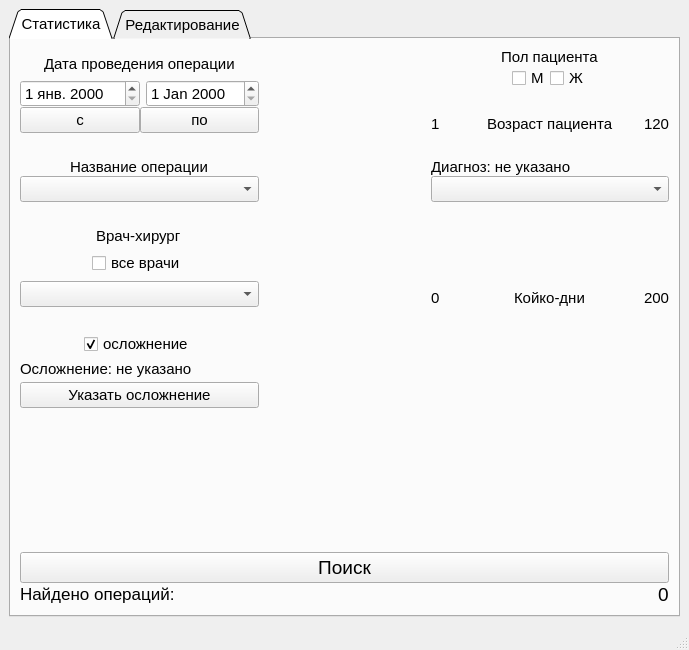
<?xml version="1.0" encoding="UTF-8"?>
<ui version="4.0">
 <class>MainWindow</class>
 <widget class="QMainWindow" name="MainWindow">
  <property name="geometry">
   <rect>
    <x>0</x>
    <y>0</y>
    <width>689</width>
    <height>650</height>
   </rect>
  </property>
  <property name="font">
   <font>
    <pointsize>12</pointsize>
    <italic>false</italic>
   </font>
  </property>
  <property name="windowTitle">
   <string>MainWindow</string>
  </property>
  <property name="styleSheet">
   <string notr="true"/>
  </property>
  <widget class="QWidget" name="centralwidget">
   <layout class="QVBoxLayout" name="verticalLayout_16">
    <item>
     <widget class="QTabWidget" name="tabWidget">
      <property name="font">
       <font>
        <pointsize>11</pointsize>
        <italic>false</italic>
       </font>
      </property>
      <property name="tabPosition">
       <enum>QTabWidget::North</enum>
      </property>
      <property name="tabShape">
       <enum>QTabWidget::Triangular</enum>
      </property>
      <property name="currentIndex">
       <number>0</number>
      </property>
      <property name="elideMode">
       <enum>Qt::ElideNone</enum>
      </property>
      <widget class="QWidget" name="tab_5">
       <attribute name="title">
        <string>Статистика</string>
       </attribute>
       <layout class="QHBoxLayout" name="horizontalLayout_14">
        <item>
         <layout class="QGridLayout" name="gridLayout">
          <property name="verticalSpacing">
           <number>25</number>
          </property>
          <item row="2" column="2">
           <layout class="QVBoxLayout" name="verticalLayout_9">
            <item>
             <layout class="QHBoxLayout" name="horizontalLayout_7">
              <property name="spacing">
               <number>6</number>
              </property>
              <property name="sizeConstraint">
               <enum>QLayout::SetDefaultConstraint</enum>
              </property>
              <property name="leftMargin">
               <number>0</number>
              </property>
              <property name="rightMargin">
               <number>0</number>
              </property>
              <item alignment="Qt::AlignLeft">
               <widget class="QLabel" name="label_diagnosis">
                <property name="sizePolicy">
                 <sizepolicy hsizetype="Minimum" vsizetype="Minimum">
                  <horstretch>0</horstretch>
                  <verstretch>0</verstretch>
                 </sizepolicy>
                </property>
                <property name="text">
                 <string>Диагноз: не указано</string>
                </property>
               </widget>
              </item>
             </layout>
            </item>
            <item>
             <widget class="QComboBox" name="comboBox_diagnosis"/>
            </item>
           </layout>
          </item>
          <item row="1" column="2">
           <layout class="QVBoxLayout" name="verticalLayout_8">
            <item>
             <layout class="QHBoxLayout" name="horizontalLayout_5">
              <item>
               <widget class="QLabel" name="label_age_from">
                <property name="text">
                 <string>1</string>
                </property>
               </widget>
              </item>
              <item>
               <widget class="QLabel" name="label_age">
                <property name="autoFillBackground">
                 <bool>false</bool>
                </property>
                <property name="text">
                 <string>Возраст пациента</string>
                </property>
                <property name="scaledContents">
                 <bool>false</bool>
                </property>
               </widget>
              </item>
              <item alignment="Qt::AlignRight">
               <widget class="QLabel" name="label_age_to">
                <property name="text">
                 <string>120</string>
                </property>
               </widget>
              </item>
             </layout>
            </item>
           </layout>
          </item>
          <item row="0" column="2">
           <layout class="QVBoxLayout" name="verticalLayout_6">
            <item alignment="Qt::AlignHCenter">
             <widget class="QLabel" name="label_gender">
              <property name="font">
               <font>
                <pointsize>11</pointsize>
                <italic>false</italic>
               </font>
              </property>
              <property name="text">
               <string>Пол пациента</string>
              </property>
             </widget>
            </item>
            <item>
             <layout class="QHBoxLayout" name="horizontalLayout_4">
              <item alignment="Qt::AlignRight">
               <widget class="QCheckBox" name="checkBox_male">
                <property name="font">
                 <font>
                  <pointsize>11</pointsize>
                  <italic>false</italic>
                 </font>
                </property>
                <property name="text">
                 <string>М</string>
                </property>
               </widget>
              </item>
              <item alignment="Qt::AlignLeft">
               <widget class="QCheckBox" name="checkBox_female">
                <property name="font">
                 <font>
                  <pointsize>11</pointsize>
                  <italic>false</italic>
                 </font>
                </property>
                <property name="text">
                 <string>Ж</string>
                </property>
               </widget>
              </item>
             </layout>
            </item>
           </layout>
          </item>
          <item row="2" column="0">
           <layout class="QVBoxLayout" name="verticalLayout_3">
            <item alignment="Qt::AlignHCenter">
             <widget class="QLabel" name="label_op_name">
              <property name="text">
               <string>Название операции</string>
              </property>
             </widget>
            </item>
            <item>
             <widget class="QComboBox" name="comboBox_op_names"/>
            </item>
           </layout>
          </item>
          <item row="0" column="0" rowspan="2">
           <layout class="QVBoxLayout" name="verticalLayout_2" stretch="0,0">
            <property name="bottomMargin">
             <number>0</number>
            </property>
            <item alignment="Qt::AlignHCenter">
             <widget class="QLabel" name="label_date">
              <property name="font">
               <font>
                <family>Ubuntu</family>
                <pointsize>11</pointsize>
                <italic>false</italic>
               </font>
              </property>
              <property name="autoFillBackground">
               <bool>false</bool>
              </property>
              <property name="text">
               <string>Дата проведения операции</string>
              </property>
             </widget>
            </item>
            <item>
             <layout class="QVBoxLayout" name="verticalLayout">
              <item>
               <layout class="QHBoxLayout" name="horizontalLayout">
                <property name="spacing">
                 <number>6</number>
                </property>
                <item>
                 <widget class="QDateEdit" name="dateEdit_from">
                  <property name="locale">
                   <locale language="Russian" country="Belarus"/>
                  </property>
                 </widget>
                </item>
                <item>
                 <widget class="QDateEdit" name="dateEdit_to"/>
                </item>
               </layout>
              </item>
              <item>
               <layout class="QHBoxLayout" name="horizontalLayout_2">
                <item>
                 <widget class="QPushButton" name="pushButton_from">
                  <property name="text">
                   <string>с</string>
                  </property>
                 </widget>
                </item>
                <item>
                 <widget class="QPushButton" name="pushButton_to">
                  <property name="text">
                   <string>по</string>
                  </property>
                 </widget>
                </item>
               </layout>
              </item>
             </layout>
            </item>
           </layout>
          </item>
          <item row="2" column="1">
           <spacer name="horizontalSpacer">
            <property name="orientation">
             <enum>Qt::Horizontal</enum>
            </property>
            <property name="sizeType">
             <enum>QSizePolicy::Fixed</enum>
            </property>
            <property name="sizeHint" stdset="0">
             <size>
              <width>160</width>
              <height>20</height>
             </size>
            </property>
           </spacer>
          </item>
          <item row="3" column="2">
           <layout class="QVBoxLayout" name="verticalLayout_4">
            <property name="spacing">
             <number>10</number>
            </property>
            <item>
             <layout class="QHBoxLayout" name="horizontalLayout_3">
              <property name="spacing">
               <number>0</number>
              </property>
              <item alignment="Qt::AlignLeft|Qt::AlignBottom">
               <widget class="QLabel" name="label_days_from">
                <property name="font">
                 <font>
                  <pointsize>11</pointsize>
                  <italic>false</italic>
                 </font>
                </property>
                <property name="text">
                 <string>0</string>
                </property>
               </widget>
              </item>
              <item alignment="Qt::AlignHCenter|Qt::AlignBottom">
               <widget class="QLabel" name="label_rec_days">
                <property name="font">
                 <font>
                  <pointsize>11</pointsize>
                  <italic>false</italic>
                 </font>
                </property>
                <property name="text">
                 <string>Койко-дни</string>
                </property>
               </widget>
              </item>
              <item alignment="Qt::AlignRight|Qt::AlignBottom">
               <widget class="QLabel" name="label_days_to">
                <property name="font">
                 <font>
                  <pointsize>11</pointsize>
                  <italic>false</italic>
                 </font>
                </property>
                <property name="text">
                 <string>200</string>
                </property>
               </widget>
              </item>
             </layout>
            </item>
           </layout>
          </item>
          <item row="6" column="0" colspan="3">
           <layout class="QVBoxLayout" name="verticalLayout_10">
            <property name="spacing">
             <number>0</number>
            </property>
            <item>
             <widget class="QPushButton" name="pushButton_search_op">
              <property name="sizePolicy">
               <sizepolicy hsizetype="Minimum" vsizetype="Preferred">
                <horstretch>0</horstretch>
                <verstretch>0</verstretch>
               </sizepolicy>
              </property>
              <property name="font">
               <font>
                <pointsize>14</pointsize>
                <italic>false</italic>
               </font>
              </property>
              <property name="styleSheet">
               <string notr="true"/>
              </property>
              <property name="text">
               <string>Поиск</string>
              </property>
             </widget>
            </item>
            <item>
             <layout class="QHBoxLayout" name="horizontalLayout_9">
              <item alignment="Qt::AlignLeft">
               <widget class="QLabel" name="label_2">
                <property name="sizePolicy">
                 <sizepolicy hsizetype="Minimum" vsizetype="Fixed">
                  <horstretch>0</horstretch>
                  <verstretch>0</verstretch>
                 </sizepolicy>
                </property>
                <property name="font">
                 <font>
                  <pointsize>13</pointsize>
                  <italic>false</italic>
                 </font>
                </property>
                <property name="text">
                 <string>Найдено операций:</string>
                </property>
               </widget>
              </item>
              <item>
               <widget class="QLabel" name="label_4">
                <property name="sizePolicy">
                 <sizepolicy hsizetype="Fixed" vsizetype="Preferred">
                  <horstretch>0</horstretch>
                  <verstretch>0</verstretch>
                 </sizepolicy>
                </property>
                <property name="font">
                 <font>
                  <family>Ubuntu</family>
                  <pointsize>14</pointsize>
                  <weight>50</weight>
                  <italic>false</italic>
                  <bold>false</bold>
                 </font>
                </property>
                <property name="text">
                 <string>0</string>
                </property>
               </widget>
              </item>
             </layout>
            </item>
           </layout>
          </item>
          <item row="5" column="1">
           <spacer name="verticalSpacer">
            <property name="orientation">
             <enum>Qt::Vertical</enum>
            </property>
            <property name="sizeHint" stdset="0">
             <size>
              <width>20</width>
              <height>40</height>
             </size>
            </property>
           </spacer>
          </item>
          <item row="4" column="0">
           <layout class="QVBoxLayout" name="verticalLayout_7">
            <item alignment="Qt::AlignHCenter">
             <widget class="QCheckBox" name="checkBox">
              <property name="text">
               <string>осложнение</string>
              </property>
              <property name="checked">
               <bool>true</bool>
              </property>
             </widget>
            </item>
            <item>
             <layout class="QHBoxLayout" name="horizontalLayout_6">
              <property name="spacing">
               <number>0</number>
              </property>
              <property name="rightMargin">
               <number>0</number>
              </property>
              <item>
               <widget class="QLabel" name="label_sequence">
                <property name="sizePolicy">
                 <sizepolicy hsizetype="Minimum" vsizetype="Minimum">
                  <horstretch>0</horstretch>
                  <verstretch>0</verstretch>
                 </sizepolicy>
                </property>
                <property name="minimumSize">
                 <size>
                  <width>131</width>
                  <height>26</height>
                 </size>
                </property>
                <property name="text">
                 <string>Осложнение: не указано</string>
                </property>
               </widget>
              </item>
             </layout>
            </item>
            <item>
             <widget class="QPushButton" name="pushButton_sequence">
              <property name="text">
               <string>Указать осложнение</string>
              </property>
             </widget>
            </item>
           </layout>
          </item>
          <item row="3" column="0">
           <layout class="QVBoxLayout" name="verticalLayout_5" stretch="0,0,0">
            <property name="spacing">
             <number>6</number>
            </property>
            <item alignment="Qt::AlignHCenter">
             <widget class="QLabel" name="label_surgeon">
              <property name="font">
               <font>
                <pointsize>11</pointsize>
                <italic>false</italic>
               </font>
              </property>
              <property name="text">
               <string>Врач-хирург</string>
              </property>
             </widget>
            </item>
            <item alignment="Qt::AlignHCenter">
             <widget class="QCheckBox" name="checkBox_2">
              <property name="text">
               <string>все врачи</string>
              </property>
             </widget>
            </item>
            <item>
             <widget class="QComboBox" name="comboBox_surgeons">
              <property name="font">
               <font>
                <pointsize>11</pointsize>
                <italic>false</italic>
               </font>
              </property>
              <property name="maxVisibleItems">
               <number>10</number>
              </property>
             </widget>
            </item>
           </layout>
          </item>
         </layout>
        </item>
       </layout>
      </widget>
      <widget class="QWidget" name="tab_6">
       <attribute name="title">
        <string>Редактирование</string>
       </attribute>
       <layout class="QHBoxLayout" name="horizontalLayout_12">
        <item>
         <widget class="QTabWidget" name="tabWidget_">
          <property name="currentIndex">
           <number>0</number>
          </property>
          <property name="elideMode">
           <enum>Qt::ElideNone</enum>
          </property>
          <widget class="QWidget" name="tab_4">
           <attribute name="title">
            <string>Операции</string>
           </attribute>
           <layout class="QHBoxLayout" name="horizontalLayout_11">
            <item>
             <layout class="QVBoxLayout" name="verticalLayout_12">
              <item>
               <layout class="QVBoxLayout" name="verticalLayout_19">
                <item>
                 <widget class="QLabel" name="label_7">
                  <property name="font">
                   <font>
                    <pointsize>13</pointsize>
                   </font>
                  </property>
                  <property name="text">
                   <string>Проведенные операции</string>
                  </property>
                 </widget>
                </item>
                <item>
                 <widget class="QTableWidget" name="tableWidget_operations">
                  <property name="selectionMode">
                   <enum>QAbstractItemView::NoSelection</enum>
                  </property>
                  <attribute name="horizontalHeaderStretchLastSection">
                   <bool>true</bool>
                  </attribute>
                  <column>
                   <property name="text">
                    <string>#</string>
                   </property>
                  </column>
                  <column>
                   <property name="text">
                    <string>Дата</string>
                   </property>
                  </column>
                  <column>
                   <property name="text">
                    <string>Хирург</string>
                   </property>
                  </column>
                  <column>
                   <property name="text">
                    <string>Операция</string>
                   </property>
                  </column>
                  <column>
                   <property name="text">
                    <string>Пол</string>
                   </property>
                  </column>
                  <column>
                   <property name="text">
                    <string>Возраст</string>
                   </property>
                  </column>
                  <column>
                   <property name="text">
                    <string>Осложнение</string>
                   </property>
                  </column>
                  <column>
                   <property name="text">
                    <string>Диагноз</string>
                   </property>
                  </column>
                  <column>
                   <property name="text">
                    <string>Койко-дни</string>
                   </property>
                  </column>
                 </widget>
                </item>
               </layout>
              </item>
              <item>
               <layout class="QHBoxLayout" name="horizontalLayout_8">
                <item>
                 <widget class="QPushButton" name="pushButton_add_new_op">
                  <property name="font">
                   <font>
                    <pointsize>12</pointsize>
                   </font>
                  </property>
                  <property name="text">
                   <string>добавить</string>
                  </property>
                 </widget>
                </item>
                <item>
                 <widget class="QPushButton" name="pushButton_delete_op">
                  <property name="font">
                   <font>
                    <pointsize>12</pointsize>
                   </font>
                  </property>
                  <property name="text">
                   <string>удалить</string>
                  </property>
                 </widget>
                </item>
               </layout>
              </item>
             </layout>
            </item>
           </layout>
          </widget>
          <widget class="QWidget" name="tab_3">
           <attribute name="title">
            <string>Хирурги</string>
           </attribute>
           <layout class="QHBoxLayout" name="horizontalLayout_10">
            <item>
             <layout class="QVBoxLayout" name="verticalLayout_11">
              <item>
               <layout class="QVBoxLayout" name="verticalLayout_18">
                <item alignment="Qt::AlignHCenter">
                 <widget class="QLabel" name="label_6">
                  <property name="font">
                   <font>
                    <pointsize>13</pointsize>
                   </font>
                  </property>
                  <property name="text">
                   <string>Хирурги</string>
                  </property>
                 </widget>
                </item>
                <item>
                 <widget class="QListView" name="listView_surgeons">
                  <property name="layoutMode">
                   <enum>QListView::SinglePass</enum>
                  </property>
                 </widget>
                </item>
               </layout>
              </item>
              <item>
               <widget class="QPushButton" name="pushButton_add_surgeon">
                <property name="sizePolicy">
                 <sizepolicy hsizetype="Minimum" vsizetype="Fixed">
                  <horstretch>0</horstretch>
                  <verstretch>0</verstretch>
                 </sizepolicy>
                </property>
                <property name="font">
                 <font>
                  <pointsize>12</pointsize>
                 </font>
                </property>
                <property name="text">
                 <string>добавить</string>
                </property>
               </widget>
              </item>
             </layout>
            </item>
           </layout>
          </widget>
         </widget>
        </item>
       </layout>
      </widget>
     </widget>
    </item>
   </layout>
  </widget>
  <widget class="QMenuBar" name="menubar">
   <property name="geometry">
    <rect>
     <x>0</x>
     <y>0</y>
     <width>689</width>
     <height>24</height>
    </rect>
   </property>
  </widget>
  <widget class="QStatusBar" name="statusbar"/>
 </widget>
 <resources/>
 <connections/>
</ui>
